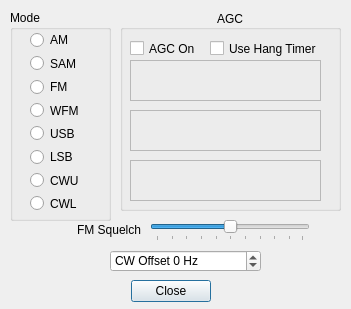
<?xml version="1.0" encoding="UTF-8"?>
<ui version="4.0">
 <class>CDemodSetupDlg</class>
 <widget class="QDialog" name="CDemodSetupDlg">
  <property name="geometry">
   <rect>
    <x>0</x>
    <y>0</y>
    <width>351</width>
    <height>309</height>
   </rect>
  </property>
  <property name="windowTitle">
   <string>Demodulation Setup</string>
  </property>
  <widget class="QDialogButtonBox" name="buttonBox">
   <property name="geometry">
    <rect>
     <x>130</x>
     <y>280</y>
     <width>81</width>
     <height>23</height>
    </rect>
   </property>
   <property name="orientation">
    <enum>Qt::Horizontal</enum>
   </property>
   <property name="standardButtons">
    <set>QDialogButtonBox::Close</set>
   </property>
  </widget>
  <widget class="QGroupBox" name="ModegroupBox">
   <property name="geometry">
    <rect>
     <x>10</x>
     <y>10</y>
     <width>101</width>
     <height>211</height>
    </rect>
   </property>
   <property name="title">
    <string>Mode</string>
   </property>
   <widget class="QWidget" name="layoutWidget">
    <property name="geometry">
     <rect>
      <x>20</x>
      <y>21</y>
      <width>56</width>
      <height>181</height>
     </rect>
    </property>
    <layout class="QVBoxLayout" name="verticalLayout">
     <item>
      <widget class="QRadioButton" name="AMradioButton">
       <property name="text">
        <string>AM</string>
       </property>
      </widget>
     </item>
     <item>
      <widget class="QRadioButton" name="SAMradioButton">
       <property name="text">
        <string>SAM</string>
       </property>
      </widget>
     </item>
     <item>
      <widget class="QRadioButton" name="FMradioButton">
       <property name="text">
        <string>FM</string>
       </property>
      </widget>
     </item>
     <item>
      <widget class="QRadioButton" name="WFMradioButton">
       <property name="text">
        <string>WFM</string>
       </property>
      </widget>
     </item>
     <item>
      <widget class="QRadioButton" name="USBradioButton">
       <property name="text">
        <string>USB</string>
       </property>
      </widget>
     </item>
     <item>
      <widget class="QRadioButton" name="LSBradioButton">
       <property name="text">
        <string>LSB</string>
       </property>
      </widget>
     </item>
     <item>
      <widget class="QRadioButton" name="CWUradioButton">
       <property name="text">
        <string>CWU</string>
       </property>
      </widget>
     </item>
     <item>
      <widget class="QRadioButton" name="CWLradioButton">
       <property name="text">
        <string>CWL</string>
       </property>
      </widget>
     </item>
    </layout>
   </widget>
  </widget>
  <widget class="QSpinBox" name="spinBoxOffset">
   <property name="geometry">
    <rect>
     <x>110</x>
     <y>250</y>
     <width>151</width>
     <height>22</height>
    </rect>
   </property>
   <property name="sizePolicy">
    <sizepolicy hsizetype="Expanding" vsizetype="Fixed">
     <horstretch>0</horstretch>
     <verstretch>0</verstretch>
    </sizepolicy>
   </property>
   <property name="minimumSize">
    <size>
     <width>120</width>
     <height>0</height>
    </size>
   </property>
   <property name="suffix">
    <string> Hz</string>
   </property>
   <property name="prefix">
    <string>CW Offset </string>
   </property>
   <property name="minimum">
    <number>-1500</number>
   </property>
   <property name="maximum">
    <number>1500</number>
   </property>
   <property name="singleStep">
    <number>100</number>
   </property>
  </widget>
  <widget class="QGroupBox" name="groupBoxAGC">
   <property name="geometry">
    <rect>
     <x>120</x>
     <y>10</y>
     <width>221</width>
     <height>201</height>
    </rect>
   </property>
   <property name="title">
    <string>AGC</string>
   </property>
   <property name="alignment">
    <set>Qt::AlignCenter</set>
   </property>
   <widget class="QCheckBox" name="checkBoxAgcOn">
    <property name="geometry">
     <rect>
      <x>10</x>
      <y>30</y>
      <width>81</width>
      <height>17</height>
     </rect>
    </property>
    <property name="text">
     <string>AGC On</string>
    </property>
   </widget>
   <widget class="CSliderCtrl" name="frameSlope">
    <property name="geometry">
     <rect>
      <x>10</x>
      <y>50</y>
      <width>191</width>
      <height>41</height>
     </rect>
    </property>
    <property name="sizePolicy">
     <sizepolicy hsizetype="Preferred" vsizetype="Preferred">
      <horstretch>0</horstretch>
      <verstretch>0</verstretch>
     </sizepolicy>
    </property>
    <property name="frameShape">
     <enum>QFrame::StyledPanel</enum>
    </property>
    <property name="frameShadow">
     <enum>QFrame::Sunken</enum>
    </property>
    <property name="lineWidth">
     <number>2</number>
    </property>
    <property name="midLineWidth">
     <number>0</number>
    </property>
   </widget>
   <widget class="CSliderCtrl" name="frameThresh">
    <property name="geometry">
     <rect>
      <x>10</x>
      <y>100</y>
      <width>191</width>
      <height>41</height>
     </rect>
    </property>
    <property name="frameShape">
     <enum>QFrame::StyledPanel</enum>
    </property>
    <property name="frameShadow">
     <enum>QFrame::Plain</enum>
    </property>
    <property name="lineWidth">
     <number>2</number>
    </property>
   </widget>
   <widget class="CSliderCtrl" name="frameDecay">
    <property name="geometry">
     <rect>
      <x>10</x>
      <y>150</y>
      <width>191</width>
      <height>41</height>
     </rect>
    </property>
    <property name="frameShape">
     <enum>QFrame::StyledPanel</enum>
    </property>
    <property name="frameShadow">
     <enum>QFrame::Plain</enum>
    </property>
    <property name="lineWidth">
     <number>2</number>
    </property>
   </widget>
   <widget class="QCheckBox" name="checkBoxHang">
    <property name="geometry">
     <rect>
      <x>90</x>
      <y>30</y>
      <width>131</width>
      <height>17</height>
     </rect>
    </property>
    <property name="toolTip">
     <string>Use Hang Timer instead of Decay</string>
    </property>
    <property name="text">
     <string>Use Hang Timer</string>
    </property>
   </widget>
  </widget>
  <widget class="QSlider" name="horizontalSliderSquelch">
   <property name="geometry">
    <rect>
     <x>150</x>
     <y>220</y>
     <width>160</width>
     <height>21</height>
    </rect>
   </property>
   <property name="value">
    <number>50</number>
   </property>
   <property name="orientation">
    <enum>Qt::Horizontal</enum>
   </property>
   <property name="tickPosition">
    <enum>QSlider::TicksBelow</enum>
   </property>
   <property name="tickInterval">
    <number>10</number>
   </property>
  </widget>
  <widget class="QLabel" name="labelSquelch">
   <property name="geometry">
    <rect>
     <x>50</x>
     <y>220</y>
     <width>91</width>
     <height>20</height>
    </rect>
   </property>
   <property name="toolTip">
    <string>FM Squelch Control</string>
   </property>
   <property name="text">
    <string>FM Squelch</string>
   </property>
   <property name="alignment">
    <set>Qt::AlignRight|Qt::AlignTrailing|Qt::AlignVCenter</set>
   </property>
  </widget>
 </widget>
 <customwidgets>
  <customwidget>
   <class>CSliderCtrl</class>
   <extends>QFrame</extends>
   <header>gui/sliderctrl.h</header>
   <container>1</container>
   <slots>
    <slot>valueChanged(int)</slot>
   </slots>
  </customwidget>
 </customwidgets>
 <resources/>
 <connections>
  <connection>
   <sender>buttonBox</sender>
   <signal>accepted()</signal>
   <receiver>CDemodSetupDlg</receiver>
   <slot>accept()</slot>
   <hints>
    <hint type="sourcelabel">
     <x>170</x>
     <y>280</y>
    </hint>
    <hint type="destinationlabel">
     <x>157</x>
     <y>240</y>
    </hint>
   </hints>
  </connection>
  <connection>
   <sender>buttonBox</sender>
   <signal>rejected()</signal>
   <receiver>CDemodSetupDlg</receiver>
   <slot>reject()</slot>
   <hints>
    <hint type="sourcelabel">
     <x>170</x>
     <y>280</y>
    </hint>
    <hint type="destinationlabel">
     <x>286</x>
     <y>240</y>
    </hint>
   </hints>
  </connection>
  <connection>
   <sender>AMradioButton</sender>
   <signal>clicked()</signal>
   <receiver>CDemodSetupDlg</receiver>
   <slot>ModeChanged()</slot>
   <hints>
    <hint type="sourcelabel">
     <x>51</x>
     <y>40</y>
    </hint>
    <hint type="destinationlabel">
     <x>148</x>
     <y>24</y>
    </hint>
   </hints>
  </connection>
  <connection>
   <sender>SAMradioButton</sender>
   <signal>clicked()</signal>
   <receiver>CDemodSetupDlg</receiver>
   <slot>ModeChanged()</slot>
   <hints>
    <hint type="sourcelabel">
     <x>66</x>
     <y>63</y>
    </hint>
    <hint type="destinationlabel">
     <x>145</x>
     <y>63</y>
    </hint>
   </hints>
  </connection>
  <connection>
   <sender>FMradioButton</sender>
   <signal>clicked()</signal>
   <receiver>CDemodSetupDlg</receiver>
   <slot>ModeChanged()</slot>
   <hints>
    <hint type="sourcelabel">
     <x>55</x>
     <y>88</y>
    </hint>
    <hint type="destinationlabel">
     <x>127</x>
     <y>97</y>
    </hint>
   </hints>
  </connection>
  <connection>
   <sender>USBradioButton</sender>
   <signal>clicked()</signal>
   <receiver>CDemodSetupDlg</receiver>
   <slot>ModeChanged()</slot>
   <hints>
    <hint type="sourcelabel">
     <x>54</x>
     <y>140</y>
    </hint>
    <hint type="destinationlabel">
     <x>241</x>
     <y>81</y>
    </hint>
   </hints>
  </connection>
  <connection>
   <sender>LSBradioButton</sender>
   <signal>clicked()</signal>
   <receiver>CDemodSetupDlg</receiver>
   <slot>ModeChanged()</slot>
   <hints>
    <hint type="sourcelabel">
     <x>45</x>
     <y>163</y>
    </hint>
    <hint type="destinationlabel">
     <x>178</x>
     <y>129</y>
    </hint>
   </hints>
  </connection>
  <connection>
   <sender>CWUradioButton</sender>
   <signal>clicked()</signal>
   <receiver>CDemodSetupDlg</receiver>
   <slot>ModeChanged()</slot>
   <hints>
    <hint type="sourcelabel">
     <x>65</x>
     <y>186</y>
    </hint>
    <hint type="destinationlabel">
     <x>124</x>
     <y>143</y>
    </hint>
   </hints>
  </connection>
  <connection>
   <sender>CWLradioButton</sender>
   <signal>clicked()</signal>
   <receiver>CDemodSetupDlg</receiver>
   <slot>ModeChanged()</slot>
   <hints>
    <hint type="sourcelabel">
     <x>36</x>
     <y>209</y>
    </hint>
    <hint type="destinationlabel">
     <x>35</x>
     <y>217</y>
    </hint>
   </hints>
  </connection>
  <connection>
   <sender>spinBoxOffset</sender>
   <signal>valueChanged(int)</signal>
   <receiver>CDemodSetupDlg</receiver>
   <slot>OnOffsetChanged(int)</slot>
   <hints>
    <hint type="sourcelabel">
     <x>171</x>
     <y>250</y>
    </hint>
    <hint type="destinationlabel">
     <x>104</x>
     <y>222</y>
    </hint>
   </hints>
  </connection>
  <connection>
   <sender>checkBoxAgcOn</sender>
   <signal>toggled(bool)</signal>
   <receiver>CDemodSetupDlg</receiver>
   <slot>OnAgcOn(bool)</slot>
   <hints>
    <hint type="sourcelabel">
     <x>194</x>
     <y>39</y>
    </hint>
    <hint type="destinationlabel">
     <x>165</x>
     <y>5</y>
    </hint>
   </hints>
  </connection>
  <connection>
   <sender>checkBoxHang</sender>
   <signal>toggled(bool)</signal>
   <receiver>CDemodSetupDlg</receiver>
   <slot>OnHangOn(bool)</slot>
   <hints>
    <hint type="sourcelabel">
     <x>284</x>
     <y>41</y>
    </hint>
    <hint type="destinationlabel">
     <x>285</x>
     <y>3</y>
    </hint>
   </hints>
  </connection>
  <connection>
   <sender>horizontalSliderSquelch</sender>
   <signal>valueChanged(int)</signal>
   <receiver>CDemodSetupDlg</receiver>
   <slot>OnSquelchChanged(int)</slot>
   <hints>
    <hint type="sourcelabel">
     <x>255</x>
     <y>225</y>
    </hint>
    <hint type="destinationlabel">
     <x>314</x>
     <y>280</y>
    </hint>
   </hints>
  </connection>
  <connection>
   <sender>WFMradioButton</sender>
   <signal>clicked()</signal>
   <receiver>CDemodSetupDlg</receiver>
   <slot>ModeChanged()</slot>
   <hints>
    <hint type="sourcelabel">
     <x>57</x>
     <y>109</y>
    </hint>
    <hint type="destinationlabel">
     <x>175</x>
     <y>154</y>
    </hint>
   </hints>
  </connection>
 </connections>
 <slots>
  <slot>ModeChanged()</slot>
  <slot>OnOffsetChanged(int)</slot>
  <slot>OnAgcOn(bool)</slot>
  <slot>OnHangOn(bool)</slot>
  <slot>OnSquelchChanged(int)</slot>
  <slot>OnUSFm(bool)</slot>
 </slots>
</ui>
